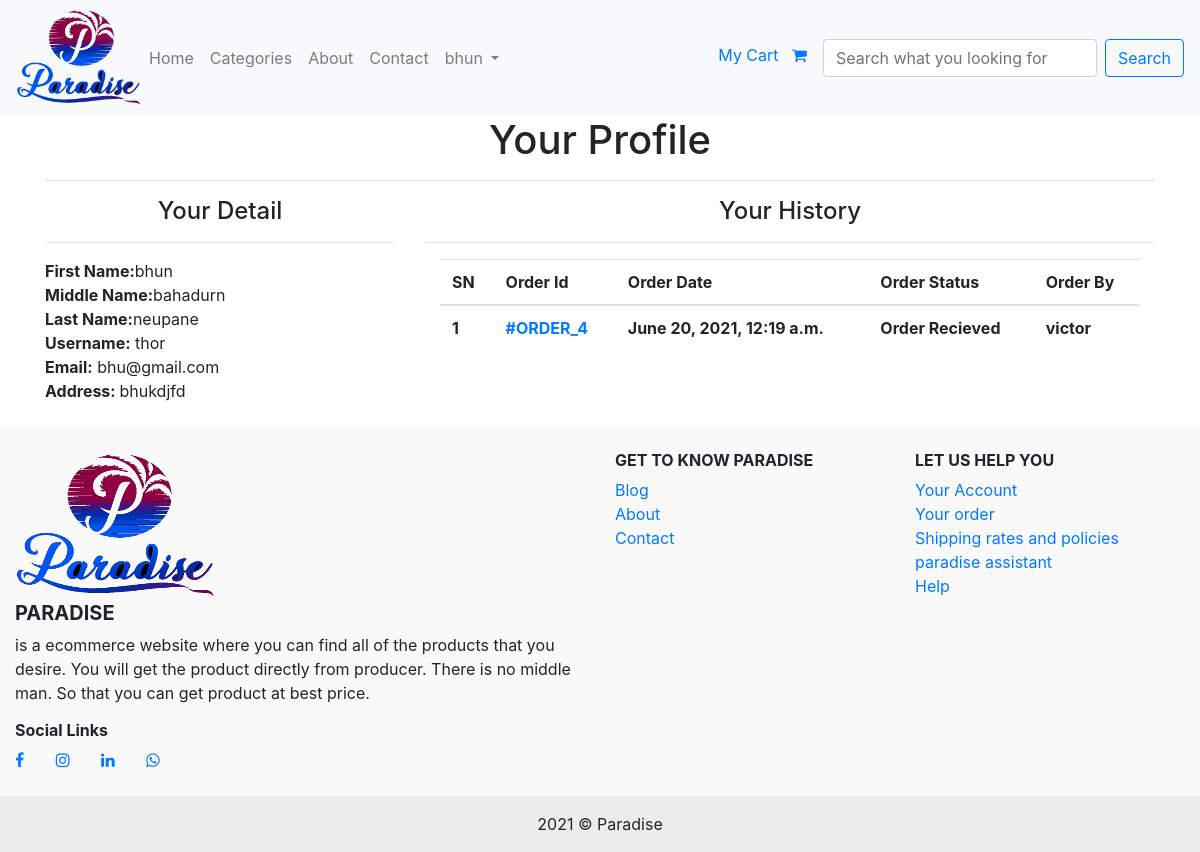
/customer-profile/ (signed in), run on an earlier commit of the app's database.
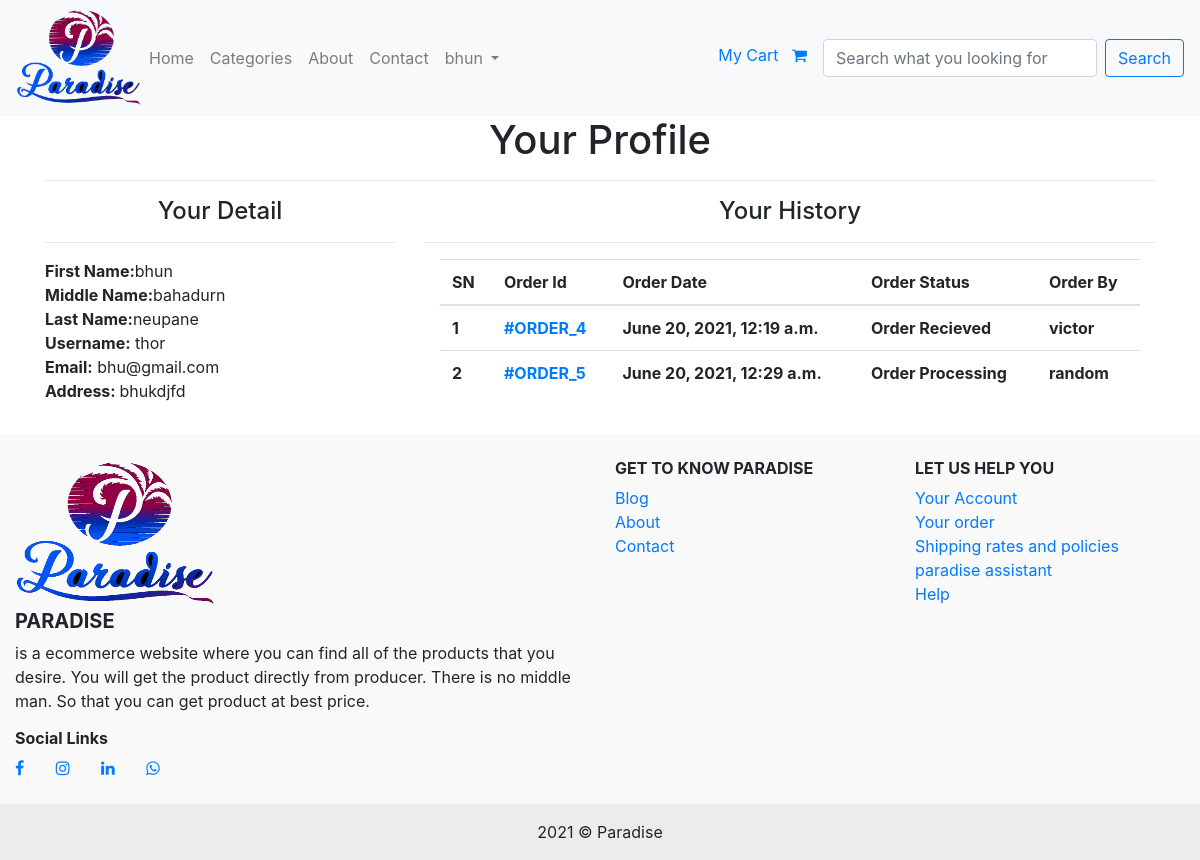
And on a later commit of the database.
### eapp/models.py (models this page shows, shortened)
class Customer(models.Model):
    user = models.OneToOneField(User, on_delete=models.CASCADE)
    first_name = models.CharField(max_length=20)
    middle_name = models.CharField(max_length=20)
    last_name = models.CharField(max_length=20)
    address = models.CharField(max_length=30)
    join_on = models.DateTimeField(auto_now_add=True)

class Order(models.Model):
    cart = models.OneToOneField(Cart, on_delete=models.CASCADE)
    order_by = models.CharField(max_length=100)
    shipping_address = models.CharField(max_length=200)
    mobile = models.CharField(max_length=10)
    email = models.EmailField(null=True, blank=True)
    subtotal = models.PositiveIntegerField()
    discount = models.PositiveIntegerField()
    total = models.PositiveIntegerField()
    order_status = models.CharField(max_length=50, choices=ORDER_STATUS)
    created_at = models.DateTimeField(auto_now_add=True)

### eapp/views.py (the view)
# urls.py: path('customer-profile/', CustomerProfileView.as_view(), name='customerprofile'),
class CustomerProfileView(LoginRequiredMixin, TemplateView):
    login_url = '/customer-login/'
    template_name = 'customerprofile.html'
    def get_context_data(self, **kwargs):
        context = super().get_context_data(**kwargs)
        if self.request.user.is_authenticated and self.request.user.customer:
            context['user'] = self.request.user
            context['customer'] = self.request.user.customer
            context['order'] = Order.objects.filter(cart__customer=context['customer'])
        return context

### templates/customerprofile.html (shortened to what this page needs)
{% extends 'base.html' %}
{% block content %}
<h1 class="text-center">Your Profile</h1>
<hr>
<div class="row">
    <div class="col-md-4">
        <h4 class="text-center">Your Detail</h4>
        <hr>
        <b>First Name:</b>{{customer.first_name}}
        <br>
        <b>Middle Name:</b>{{customer.middle_name}}
        <br>
        <b>Last Name:</b>{{customer.last_name}}
        <br>
        <b>Username:</b> {{user.username}}
        <br>
        <b>Email:</b> {{user.email}}
        <br>
        <b>Address: </b>{{customer.address}}
    </div>
    <div class="col-md-8">
        <h4 class="text-center">Your History</h4>
        <hr>
        <div class="container">
            <table class="table">
                <thead>
                <tr>
                    <th>
                        SN
                    </th>
                    <th>Order Id</th>
                    <th>Order Date</th>
                    <th>Order Status</th>
                    <th>Order By</th>
                </tr>
                </thead>
                <tbody>
                {% for ord in order %}
                <tr>
                    <th>{{ forloop.counter }}</th>
                    <th><a href="{% url 'orderdetailview' ord.pk %}">#ORDER_{{ ord.id }}</a></th>
                    <th>{{ord.created_at}}</th>
                    <th>{{ord.order_status}}</th>
                    <th>{{ord.order_by}}</th>
                </tr>
                {% endfor %}
                </tbody>
            </table>
        </div>
    </div>
</div>
{% endblock %}

### templates/base.html (shortened to what this page needs)
{% load static %}
<html>
<head>
    <link rel="stylesheet" href="https://cdnjs.cloudflare.com/ajax/libs/font-awesome/4.7.0/css/font-awesome.min.css">
    <link rel="stylesheet" href="https://maxcdn.bootstrapcdn.com/bootstrap/4.0.0/css/bootstrap.min.css"
>
</head>
<body>
<div class="">
    <nav class="navbar navbar-expand-lg navbar-light bg-light">
        <img src="{% static 'img/log.png' %}" alt='logo' height='100' width="125"/>
        <div class="collapse navbar-collapse" id="navbarSupportedContent">
            <ul class="navbar-nav mr-auto">
                <li class="nav-item">
                    <a class="nav-link" href="{% url 'home' %}">Home</a>
                </li>
                <li class="nav-item">
                    <a class="nav-link" href="{% url 'allcategories' %}">Categories</a>
                </li>
                <li class="nav-item">
                    <a class="nav-link" href="{% url 'about' %}">About</a>
                </li>
                <li class="nav-item">
                    <a class="nav-link" href="{% url 'contactus' %}">Contact</a>
                </li>
                {% if user.is_authenticated %}
                <li class="nav-item dropdown">
                    <a class="nav-link dropdown-toggle" href="#" id="navbarDropdown" role="button"
                       data-toggle="dropdown" aria-haspopup="true" aria-expanded="false">
                        {{ user.customer.first_name }}
                    </a>
                </li>
                {% else %}
                      <li class="nav-item">
                    <a class="nav-link" href="{% url 'customerregistration' %}">Register</a>
                </li>
                {% endif %}
            </ul>
             <p  style="padding-top: 10"class="nav-item text-right">
                    <a class="nav-link" href="{% url 'mycart' %}">My Cart &nbsp; <i class="fa fa-shopping-cart"></i></a>
                </p>
            <form class="form-inline my-2 my-lg-0">
                <input class="form-control mr-sm-2" type="search" placeholder="Search what you looking for"
                       aria-label="Search">
                <button class="btn btn-outline-primary my-2 my-sm-0" type="submit">Search</button>
            </form>
        </div>
    </nav>
</div>
<div class="container">
    {% block content %}
    {% endblock %}
</div>
<br>
<div>
    <footer class="page-footer font-small pt-4" style="background-color: #f9f9f9">
        <div class="container-fluid text-center text-md-left">
            <div class="row">
                <div class="col-md-6 mt-md-0 mt-3">
                    <img src="{% static 'img/log.png' %}" height="150" width="200"/>
                    <h5 class="text-uppercase"><b>Paradise</b></h5>
                    <p>is a ecommerce website where you can find all of the products that you desire. You will get the
                        product directly from
                        producer. There is no middle man. So that you can get product at best price.
                    </p>
                    <h6><b>Social Links</b></h6>
                    <a href="facebook.com"> <i class="fa fa-facebook fa-7x"></i></a>
                    <a href="facebook.com"> <i class="fa fa-instagram"></i></a>
                    <a href="facebook.com"> <i class="fa fa-linkedin"></i></a>
                    <a href="facebook.com"> <i class="fa fa-whatsapp"></i></a>
                    <br>
                    <br>
                </div>
                <div class="col-md-3 mb-md-0 mb-3">
                    <h6 class="text-uppercase"><b>Get to Know Paradise</b></h6>
                    <ul class="list-unstyled">
                        <li>
                            <a href="#!">Blog</a>
                        </li>
                        <li>
                            <a href="#!">About</a>
                        </li>
                        <li>
                            <a href="#!">Contact</a>
                        </li>
                    </ul>
                </div>
                <div class="col-md-3 mb-md-0 mb-3">
                    <h6 class="text-uppercase"><b>Let us help you</b></h6>
                    <ul class="list-unstyled">
                        <li>
                            <a href="#!">Your Account</a>
                        </li>
                        <li>
                            <a href="#!">Your order</a>
                        </li>
                        <li>
                            <a href="#!">Shipping rates and policies</a>
                        </li>
                        <li>
                            <a href="#!">paradise assistant</a>
                        </li>
                        <li>
                            <a href="#!">Help</a>
                        </li>
                    </ul>
                </div>
            </div>
        </div>
        <div class="footer-copyright text-center py-3" style="background-color: #ececec">{% now 'Y' %} &copy;
            <a> Paradise</a>
        </div>
    </footer>
</div>
</body>
</html>

### templates/base.html (style rules this page uses)
a { text-decoration: none; }

What changed in the data, as far as the page shows it:
added Order: id "5", created_at "June 20, 2021, 12:29 a.m.", order_status "Order Processing", order_by "random"
